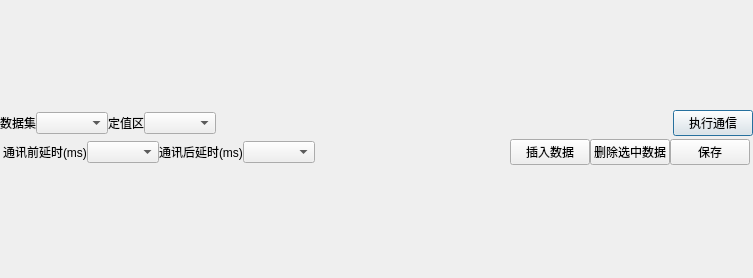
<?xml version="1.0" encoding="UTF-8"?>
<ui version="4.0">
 <class>QSttCmdWzdDsEditWidget</class>
 <widget class="QDialog" name="QSttCmdWzdDsEditWidget">
  <property name="geometry">
   <rect>
    <x>0</x>
    <y>0</y>
    <width>753</width>
    <height>278</height>
   </rect>
  </property>
  <property name="windowTitle">
   <string/>
  </property>
  <layout class="QVBoxLayout" name="verticalLayout_2">
   <property name="spacing">
    <number>0</number>
   </property>
   <property name="margin">
    <number>0</number>
   </property>
   <item>
    <layout class="QVBoxLayout" name="verticalLayout" stretch="0,0">
     <property name="bottomMargin">
      <number>0</number>
     </property>
     <item>
      <layout class="QHBoxLayout" name="horizontalLayout_7">
       <item>
        <layout class="QGridLayout" name="gridLayout_2">
         <item row="0" column="1">
          <widget class="QComboBox" name="m_cmbDataset">
           <property name="sizeAdjustPolicy">
            <enum>QComboBox::AdjustToContents</enum>
           </property>
          </widget>
         </item>
         <item row="0" column="0">
          <widget class="QLabel" name="m_txtDataset">
           <property name="text">
            <string>数据集</string>
           </property>
          </widget>
         </item>
         <item row="0" column="2">
          <widget class="QLabel" name="m_txtSetZone">
           <property name="text">
            <string>定值区</string>
           </property>
          </widget>
         </item>
         <item row="0" column="3">
          <widget class="QComboBox" name="m_cmbSetZone"/>
         </item>
         <item row="0" column="5">
          <widget class="QPushButton" name="m_btnExecCmd">
           <property name="text">
            <string>执行通信</string>
           </property>
          </widget>
         </item>
         <item row="0" column="4">
          <spacer name="horizontalSpacer">
           <property name="orientation">
            <enum>Qt::Horizontal</enum>
           </property>
           <property name="sizeHint" stdset="0">
            <size>
             <width>40</width>
             <height>20</height>
            </size>
           </property>
          </spacer>
         </item>
        </layout>
       </item>
      </layout>
     </item>
     <item>
      <layout class="QHBoxLayout" name="horizontalLayout_5">
       <property name="sizeConstraint">
        <enum>QLayout::SetDefaultConstraint</enum>
       </property>
       <property name="margin">
        <number>3</number>
       </property>
       <item>
        <widget class="QLabel" name="m_txtBFT">
         <property name="text">
          <string>通讯前延时(ms)</string>
         </property>
        </widget>
       </item>
       <item>
        <widget class="QComboBox" name="m_cmbDelayBft"/>
       </item>
       <item>
        <widget class="QLabel" name="m_txtAFT">
         <property name="text">
          <string>通讯后延时(ms)</string>
         </property>
        </widget>
       </item>
       <item>
        <widget class="QComboBox" name="m_cmbDelayAft"/>
       </item>
       <item>
        <spacer name="horizontalSpacer_2">
         <property name="orientation">
          <enum>Qt::Horizontal</enum>
         </property>
         <property name="sizeHint" stdset="0">
          <size>
           <width>40</width>
           <height>20</height>
          </size>
         </property>
        </spacer>
       </item>
       <item>
        <widget class="QPushButton" name="m_btnInsertData">
         <property name="text">
          <string>插入数据</string>
         </property>
        </widget>
       </item>
       <item>
        <widget class="QPushButton" name="m_btnDeleteData">
         <property name="text">
          <string>删除选中数据</string>
         </property>
        </widget>
       </item>
       <item>
        <widget class="QPushButton" name="m_btnSave">
         <property name="text">
          <string>保存</string>
         </property>
        </widget>
       </item>
      </layout>
     </item>
    </layout>
   </item>
  </layout>
 </widget>
 <resources/>
 <connections/>
</ui>
